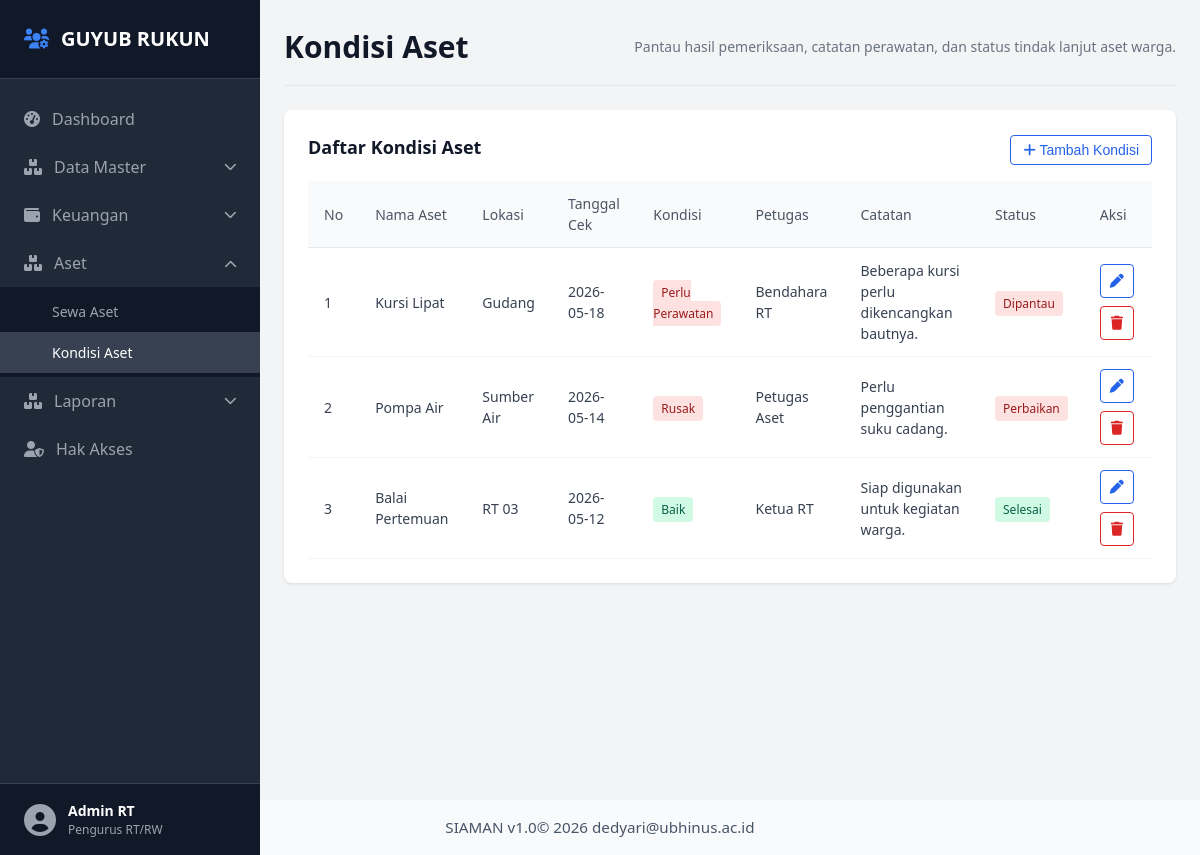
Screenshot of /kondisi-aset.php with the database file from the repository.
### tables this page shows
CREATE TABLE IF NOT EXISTS kondisi_aset (
    id INT AUTO_INCREMENT PRIMARY KEY,
    aset_id INT NOT NULL,
    tanggal_cek DATE NOT NULL,
    kondisi ENUM('Baik', 'Perlu Perawatan', 'Rusak') NOT NULL,
    petugas VARCHAR(120) NOT NULL,
    catatan TEXT,
    status ENUM('Dipantau', 'Perbaikan', 'Selesai') NOT NULL DEFAULT 'Dipantau',
    created_at TIMESTAMP DEFAULT CURRENT_TIMESTAMP,
    CONSTRAINT fk_kondisi_aset FOREIGN KEY (aset_id) REFERENCES aset(id) ON DELETE CASCADE
);

CREATE TABLE IF NOT EXISTS aset (
    id INT AUTO_INCREMENT PRIMARY KEY,
    nama VARCHAR(140) NOT NULL,
    lokasi VARCHAR(140) NOT NULL,
    jumlah_baik INT NOT NULL DEFAULT 0,
    jumlah_rusak INT NOT NULL DEFAULT 0,
    keterangan TEXT,
    status ENUM('Aktif', 'Tidak Aktif') NOT NULL DEFAULT 'Aktif',
    created_at TIMESTAMP DEFAULT CURRENT_TIMESTAMP,
    updated_at TIMESTAMP DEFAULT CURRENT_TIMESTAMP ON UPDATE CURRENT_TIMESTAMP
);

### inc/db.php (called while the page is built, shortened)
<?php
try {
    $dbAvailable = true;
} catch (PDOException $exception) {
    $dbError = $exception->getMessage();
}
?>

### inc/data.php (called while the page is built, shortened)
<?php
require_once __DIR__ . '/db.php';
function dbFetchAll($sql) {
    global $pdo, $dbAvailable;
    return $pdo->query($sql)->fetchAll();
}
if ($dbAvailable) {
    $dbKondisi = dbFetchAll('SELECT a.nama AS aset, a.lokasi, k.tanggal_cek AS tanggal, k.kondisi, k.petugas, k.catatan, k.status FROM kondisi_aset k JOIN aset a ON a.id = k.aset_id ORDER BY k.tanggal_cek DESC, k.id DESC');
    if ($dbKondisi) {
        $kondisiList = $dbKondisi;
    }
}
?>

### kondisi-aset.php (the view, shortened to what this page needs)
<?php
include 'inc/data.php';
include 'inc/header.php';
?>
<header class="dashboard-header">
    <h1>Kondisi Aset</h1>
    <div class="periode-aktif">
        Pantau hasil pemeriksaan, catatan perawatan, dan status tindak lanjut aset warga.
    </div>
</header>
<section class="details-box data-warga-box">
    <div class="transaksi-header">
        <h2>Daftar Kondisi Aset</h2>
        <button id="btnTambahKondisiAset" class="btn-filter" type="button">
            <i class="fas fa-plus"></i> Tambah Kondisi
        </button>
    </div>
    <div class="table-responsive">
        <table class="data-table">
            <thead>
                <tr>
                    <th>No</th>
                    <th>Nama Aset</th>
                    <th>Lokasi</th>
                    <th>Tanggal Cek</th>
                    <th>Kondisi</th>
                    <th>Petugas</th>
                    <th>Catatan</th>
                    <th>Status</th>
                    <th>Aksi</th>
                </tr>
            </thead>
            <tbody id="kondisiAsetRows">
                <?php foreach ($kondisiList as $index => $row): ?>
                    <tr>
                        <td><?= $index + 1 ?></td>
                        <td><?= htmlspecialchars($row['aset'], ENT_QUOTES, 'UTF-8') ?></td>
                        <td><?= htmlspecialchars($row['lokasi'], ENT_QUOTES, 'UTF-8') ?></td>
                        <td><?= htmlspecialchars($row['tanggal'], ENT_QUOTES, 'UTF-8') ?></td>
                        <td><span class="type-badge <?= $row['kondisi'] === 'Baik' ? 'badge-pemasukan' : 'badge-pengeluaran' ?>"><?= htmlspecialchars($row['kondisi'], ENT_QUOTES, 'UTF-8') ?></span></td>
                        <td><?= htmlspecialchars($row['petugas'], ENT_QUOTES, 'UTF-8') ?></td>
                        <td><?= htmlspecialchars($row['catatan'], ENT_QUOTES, 'UTF-8') ?></td>
                        <td><span class="type-badge <?= $row['status'] === 'Selesai' ? 'badge-pemasukan' : 'badge-pengeluaran' ?>"><?= htmlspecialchars($row['status'], ENT_QUOTES, 'UTF-8') ?></span></td>
                        <td>
                            <div class="action-buttons">
                                <button class="btn-filter btn-icon" type="button" onclick="editKondisiAset(this)" title="Edit" aria-label="Edit">
                                    <i class="fas fa-pen"></i>
                                </button>
                                <button class="btn-filter btn-icon btn-danger" type="button" onclick="deleteKondisiAset(this)" title="Hapus" aria-label="Hapus">
                                    <i class="fas fa-trash"></i>
                                </button>
                            </div>
                        </td>
                    </tr>
                <?php endforeach; ?>
            </tbody>
        </table>
    </div>
</section>
<?php include 'inc/footer.php'; ?>

### css/style.css (style rules this page uses)
* { margin: 0; padding: 0; box-sizing: border-box; }
body { font-family: 'Segoe UI', Tahoma, Geneva, Verdana, sans-serif; background-color: #f3f4f6; color: #1f2937; line-height: 1.5; }
.dashboard-header { display: flex; justify-content: space-between; align-items: center; border-bottom: 1px solid #e5e7eb; padding-bottom: 16px; margin-bottom: 24px; }
.dashboard-header h1 { font-size: 1.875rem; font-weight: 700; color: #111827; }
.periode-aktif { font-size: 0.875rem; color: #6b7280; }
.details-box { background-color: #ffffff; border-radius: 8px; box-shadow: 0 1px 3px rgba(0, 0, 0, 0.1); padding: 24px; }
.details-box h2 { font-size: 1.125rem; font-weight: 700; color: #111827; margin-bottom: 4px; }
.transaksi-header { display: flex; justify-content: space-between; align-items: center; gap: 16px; margin-bottom: 16px; }
.btn-filter { background: none; border: 1px solid #2563eb; color: #2563eb; padding: 6px 12px; border-radius: 4px; font-size: 0.875rem; cursor: pointer; transition: all 0.2s; }
.table-responsive { width: 100%; overflow-x: auto; }
.data-table { width: 100%; border-collapse: collapse; text-align: left; font-size: 0.875rem; }
.data-table th { background-color: #f9fafb; color: #4b5563; padding: 12px 16px; font-weight: 500; border-bottom: 1px solid #e5e7eb; }
.data-table td { padding: 12px 16px; border-bottom: 1px solid #f3f4f6; color: #374151; }
.type-badge { font-size: 0.75rem; padding: 4px 8px; border-radius: 4px; font-weight: 500; }
.badge-pemasukan { background-color: #d1fae5; color: #065f46; }
.badge-pengeluaran { background-color: #fee2e2; color: #991b1b; }
.action-buttons { display: flex; flex-wrap: wrap; gap: 8px; }
.btn-icon { width: 34px; height: 34px; display: inline-flex; align-items: center; justify-content: center; padding: 0; }
.btn-danger { border-color: #dc2626; color: #dc2626; }

### rows the page displays
kondisi_aset: aset.nama "Kursi Lipat", aset.lokasi "Gudang", tanggal_cek "2026-05-18", kondisi "Perlu Perawatan", petugas "Bendahara RT", catatan "Beberapa kursi perlu dikencangkan bautnya.", status "Dipantau"
kondisi_aset: aset.nama "Pompa Air", aset.lokasi "Sumber Air", tanggal_cek "2026-05-14", kondisi "Rusak", petugas "Petugas Aset", catatan "Perlu penggantian suku cadang.", status "Perbaikan"
kondisi_aset: aset.nama "Balai Pertemuan", aset.lokasi "RT 03", tanggal_cek "2026-05-12", kondisi "Baik", petugas "Ketua RT", catatan "Siap digunakan untuk kegiatan warga.", status "Selesai"
